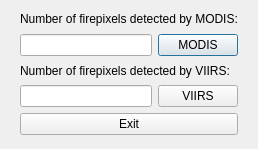
<?xml version="1.0" encoding="UTF-8"?>
<ui version="4.0">
 <class>ActivefireV2DialogBase</class>
 <widget class="QDialog" name="ActivefireV2DialogBase">
  <property name="geometry">
   <rect>
    <x>0</x>
    <y>0</y>
    <width>258</width>
    <height>149</height>
   </rect>
  </property>
  <property name="windowTitle">
   <string>Active FIre v2</string>
  </property>
  <widget class="QWidget" name="">
   <property name="geometry">
    <rect>
     <x>20</x>
     <y>10</y>
     <width>218</width>
     <height>125</height>
    </rect>
   </property>
   <layout class="QVBoxLayout" name="verticalLayout">
    <item>
     <widget class="QLabel" name="label">
      <property name="text">
       <string>Number of firepixels detected by MODIS:</string>
      </property>
     </widget>
    </item>
    <item>
     <layout class="QHBoxLayout" name="horizontalLayout">
      <item>
       <widget class="QLineEdit" name="lineEdit_2"/>
      </item>
      <item>
       <widget class="QPushButton" name="pushButton">
        <property name="text">
         <string>MODIS</string>
        </property>
       </widget>
      </item>
     </layout>
    </item>
    <item>
     <widget class="QLabel" name="label_2">
      <property name="text">
       <string>Number of firepixels detected by VIIRS:</string>
      </property>
     </widget>
    </item>
    <item>
     <layout class="QHBoxLayout" name="horizontalLayout_2">
      <item>
       <widget class="QLineEdit" name="lineEdit"/>
      </item>
      <item>
       <widget class="QPushButton" name="pushButton_2">
        <property name="text">
         <string>VIIRS</string>
        </property>
       </widget>
      </item>
     </layout>
    </item>
    <item>
     <widget class="QPushButton" name="pushButton_3">
      <property name="text">
       <string>Exit</string>
      </property>
     </widget>
    </item>
   </layout>
  </widget>
 </widget>
 <resources/>
 <connections>
  <connection>
   <sender>pushButton_3</sender>
   <signal>clicked()</signal>
   <receiver>ActivefireV2DialogBase</receiver>
   <slot>accept()</slot>
   <hints>
    <hint type="sourcelabel">
     <x>153</x>
     <y>142</y>
    </hint>
    <hint type="destinationlabel">
     <x>374</x>
     <y>148</y>
    </hint>
   </hints>
  </connection>
 </connections>
</ui>
